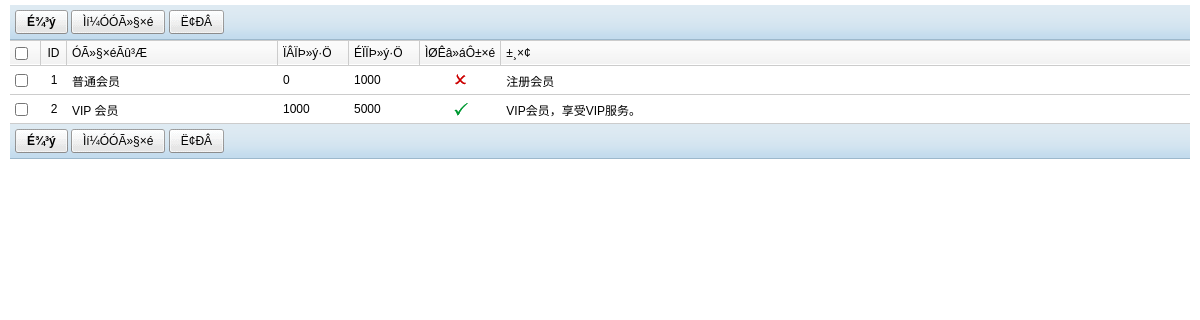
The page /admin/admin_user_group.php (signed in) on the database its author committed.
### tables this page shows
CREATE TABLE `sdw_usergroups` (
  `groupid` int(11) NOT NULL auto_increment,
  `groupname` varchar(255) default NULL,
  `minexp` int(11) default NULL,
  `maxexp` int(11) default NULL,
  `type` varchar(10) NOT NULL default '0',
  `notes` varchar(100) default NULL,
  PRIMARY KEY  (`groupid`)
);

### admin/admin_user_group.php (called while the page is built, shortened)
<?php
require_once dirname(__FILE__).'/include/common.inc.php';
if($_GET['action']=='list' || $inajax){
	$groups = array();
	$query = $db->query("SELECT * FROM sdw_usergroups ORDER BY minexp ASC");
	while($grouprs = $db->fetch_array($query)){
	    $groups[] = $grouprs;
	}
	$smarty->assign('groups',$groups);
}
$smarty->assign('manage_title',$LANG['group_manage']);
$smarty->display('admin_user_group.htm');
?>

### include/db_mysql.php (called while the page is built, shortened)
<?php
Class DB {
	function query($SQL,$method=''){
		$GLOBALS['tablepre']=='sdw_' or $SQL=str_replace('sdw_',$GLOBALS['tablepre'],$SQL);
		if($method=='U_B' && function_exists('mysql_unbuffered_query')){
			$query = mysql_unbuffered_query($SQL);
		}else{
			$query = mysql_query($SQL);
		}
		return $query;
	}
}
?>

### sysdata/templates_c/admin/%%42^422^422C76DD%%admin_user_group.htm.php (the view, shortened to what this page needs)
<?php $_smarty_tpl_vars = $this->_tpl_vars;
$this->_tpl_vars = $_smarty_tpl_vars;
 ?>
<?php if ($this->_tpl_vars['action'] == 'addnew' || $this->_tpl_vars['action'] == 'edit'): ?>
<div class="main-div">
<div class="toolbar">
	<span class="btn btn-dft" onclick="check_group_submit(document.group)" onmouseover="this.className='btn btn-hover'" onmouseup="this.className='btn btn-hover'" onmousedown="this.className='btn btn-active'" onmouseout="this.className='btn btn-dft'" tabindex="0"><span><?php if ($this->_tpl_vars['action'] == 'add'): ?><?php echo $this->_tpl_vars['lang']['save']; ?>
<?php else: ?><?php echo $this->_tpl_vars['lang']['save_edit']; ?>
<?php endif; ?></span></span>
	<span class="btn btn-dft" onclick="Location('<?php echo $_SERVER['PHP_SELF']; ?>
')" onmouseover="this.className='btn btn-hover'" onmouseup="this.className='btn btn-hover'" onmousedown="this.className='btn btn-active'" onmouseout="this.className='btn btn-dft'" tabindex="0"><span><?php echo $this->_tpl_vars['lang']['back_list']; ?>
</span></span>
	<span class="btn btn-dft" onclick="window.location.reload()" onmouseover="this.className='btn btn-hover'" onmouseup="this.className='btn btn-hover'" onmousedown="this.className='btn btn-active'" onmouseout="this.className='btn btn-dft'" tabindex="0"><span><?php echo $this->_tpl_vars['lang']['refresh']; ?>
</span></span>
</div>
<form name="group" method="post" action="<?php echo $_SERVER['PHP_SLEF']; ?>
?action=save">
  <input type="hidden" name="group_id" value="<?php echo $this->_tpl_vars['group']['group_id']; ?>
" />
  <table border="0" cellspacing="0" cellpadding="0" class="form-table">
    <tr>
      <td width="90"><?php echo $this->_tpl_vars['lang']['group_name']; ?>
£º</td>
      <td><input name="groupname" type="text" class="textinput" id="groupname" style="width:240px;" value="<?php echo $this->_tpl_vars['group']['groupname']; ?>
" /></td>
    </tr>
    <tr>
      <td><?php echo $this->_tpl_vars['lang']['group_min']; ?>
£º</td>
      <td><input name="minexp" type="text" class="textinput" id="minexp" style="width:240px;" value="<?php echo $this->_tpl_vars['group']['minexp']; ?>
" /></td>
    </tr>
    <tr>
      <td><?php echo $this->_tpl_vars['lang']['group_max']; ?>
£º</td>
      <td><input name="maxexp" type="text" class="textinput" id="maxexp" style="width:240px;" value="<?php echo $this->_tpl_vars['group']['maxexp']; ?>
" /></td>
    </tr>
    <tr>
      <td><?php echo $this->_tpl_vars['lang']['group_special']; ?>
£º</td>
      <td>
	    <input type="radio" name="type" value="1"<?php if ($this->_tpl_vars['group']['type'] == 1): ?> checked="checked"<?php endif; ?> /> <?php echo $this->_tpl_vars['lang']['yes']; ?>
¡¡
        <input type="radio" name="type" value="0"<?php if ($this->_tpl_vars['group']['type'] != 1): ?> checked="checked"<?php endif; ?>  /> <?php echo $this->_tpl_vars['lang']['no']; ?>
	  </td>
    </tr>
    <tr>
      <td><?php echo $this->_tpl_vars['lang']['remark']; ?>
£º</td>
      <td><textarea name="notes" id="notes" style="width:500px; height:50px;"><?php echo $this->_tpl_vars['group']['notes']; ?>
</textarea></td>
    </tr>
  </table>
</form>
<div class="toolbar">
	<span class="btn btn-dft" onclick="check_group_submit(document.group)" onmouseover="this.className='btn btn-hover'" onmouseup="this.className='btn btn-hover'" onmousedown="this.className='btn btn-active'" onmouseout="this.className='btn btn-dft'" tabindex="0"><span><?php if ($this->_tpl_vars['action'] == 'add'): ?><?php echo $this->_tpl_vars['lang']['save']; ?>
<?php else: ?><?php echo $this->_tpl_vars['lang']['save_edit']; ?>
<?php endif; ?></span></span>
	<span class="btn btn-dft" onclick="Location('<?php echo $_SERVER['PHP_SELF']; ?>
')" onmouseover="this.className='btn btn-hover'" onmouseup="this.className='btn btn-hover'" onmousedown="this.className='btn btn-active'" onmouseout="this.className='btn btn-dft'" tabindex="0"><span><?php echo $this->_tpl_vars['lang']['back_list']; ?>
</span></span>
	<span class="btn btn-dft" onclick="window.location.reload()" onmouseover="this.className='btn btn-hover'" onmouseup="this.className='btn btn-hover'" onmousedown="this.className='btn btn-active'" onmouseout="this.className='btn btn-dft'" tabindex="0"><span><?php echo $this->_tpl_vars['lang']['refresh']; ?>
</span></span>
</div>
</div>
<script language="javascript" type="text/javascript">
var group_name_empty='<?php echo $this->_tpl_vars['lang']['group_name_empty']; ?>
';
var group_min_empty='<?php echo $this->_tpl_vars['lang']['group_min_empty']; ?>
';
var group_max_empty='<?php echo $this->_tpl_vars['lang']['group_max_empty']; ?>
';
<?php echo '
function check_group_submit(obj){
   if(!obj.groupname.value){
	  showError(group_name_empty);
	  return false;
   }
   if(!obj.minexp.value){
       showError(group_min_empty);
	   return false;
   }
   if(!obj.maxexp.value){
	  showError(group_max_empty)
	  return false;
   }
   obj.submit();
   return true;
}'; ?>
</script>
<?php else: ?>
<div class="main-div">
<div class="toolbar">
	<span class="btn btn-dft" onclick="Drop('group_id[]','&page=<?php echo $this->_tpl_vars['page']; ?>
')" onmouseover="this.className='btn btn-hover'" onmouseup="this.className='btn btn-hover'" onmousedown="this.className='btn btn-active'" onmouseout="this.className='btn btn-dft'" tabindex="0"><span><b><?php echo $this->_tpl_vars['lang']['drop']; ?>
</b></span></span>
	<span class="btn btn-dft" onclick="Location('<?php echo $_SERVER['PHP_SELF']; ?>
?action=add')" onmouseover="this.className='btn btn-hover'" onmouseup="this.className='btn btn-hover'" onmousedown="this.className='btn btn-active'" onmouseout="this.className='btn btn-dft'" tabindex="0"><span><?php echo $this->_tpl_vars['lang']['group_add']; ?>
</span></span>
	<span class="btn btn-dft" onclick="Location('<?php echo $_SERVER['PHP_SELF']; ?>
?page=<?php echo $this->_tpl_vars['page']; ?>
')" onmouseover="this.className='btn btn-hover'" onmouseup="this.className='btn btn-hover'" onmousedown="this.className='btn btn-active'" onmouseout="this.className='btn btn-dft'" tabindex="0"><span><?php echo $this->_tpl_vars['lang']['refresh']; ?>
</span></span>
</div>
  <table width="100%" border="0" cellspacing="0" cellpadding="0" class="list">
    <tr>
	  <th width="20"><input type="checkbox" onclick="checkAll(this,'group_id[]')" /></th>
      <th width="15" style="text-align:center;">ID</th>
      <th width="200"><?php echo $this->_tpl_vars['lang']['group_name']; ?>
</th>
      <th width="60"><?php echo $this->_tpl_vars['lang']['group_min']; ?>
</th>
      <th width="60"><?php echo $this->_tpl_vars['lang']['group_max']; ?>
</th>
      <th width="60" style="text-align:center;"><?php echo $this->_tpl_vars['lang']['group_special']; ?>
</th>
      <th class="last"><?php echo $this->_tpl_vars['lang']['remark']; ?>
</th>
    </tr>
	<?php $_from = $this->_tpl_vars['groups']; if (!is_array($_from) && !is_object($_from)) { settype($_from, 'array'); }if (count($_from)):
    foreach ($_from as $this->_tpl_vars['key'] => $this->_tpl_vars['gp']):
?>
    <tr onmouseover="this.className='active'" onmouseout="this.className=''">
	  <td><input type="checkbox" name="groupid[]" value="<?php echo $this->_tpl_vars['gp']['groupid']; ?>
" /></td>
      <td style="text-align:center;"><?php echo $this->_tpl_vars['gp']['groupid']; ?>
</td>
      <td onmouseover="showMenuBox(<?php echo $this->_tpl_vars['key']; ?>
)" onmouseout="hideMenuBox(<?php echo $this->_tpl_vars['key']; ?>
)"><span title="<?php echo $this->_tpl_vars['lang']['click_edit']; ?>
" onclick="javascript:Edit(this,'edit_name',<?php echo $this->_tpl_vars['gp']['groupid']; ?>
)"><?php echo $this->_tpl_vars['gp']['groupname']; ?>
</span>
	  </td>
      <td><span title="<?php echo $this->_tpl_vars['lang']['click_edit']; ?>
" onclick="javascript:Edit(this,'edit_min',<?php echo $this->_tpl_vars['gp']['groupid']; ?>
)"><?php echo $this->_tpl_vars['gp']['minexp']; ?>
</span></td>
      <td><span title="<?php echo $this->_tpl_vars['lang']['click_edit']; ?>
" onclick="javascript:Edit(this,'edit_max',<?php echo $this->_tpl_vars['gp']['groupid']; ?>
)"><?php echo $this->_tpl_vars['gp']['maxexp']; ?>
</span></td>
      <td style="text-align:center;"><img title="<?php echo $this->_tpl_vars['lang']['click_switch']; ?>
" src="<?php if ($this->_tpl_vars['gp']['type'] == 1): ?>images/yes.gif<?php else: ?>images/no.gif<?php endif; ?>" onclick="javascript:toggle(this,'edit_type',<?php echo $this->_tpl_vars['gp']['groupid']; ?>
)" /></td>
      <td><span title="<?php echo $this->_tpl_vars['lang']['click_edit']; ?>
" onclick="javascript:Edit(this,'edit_desc',<?php echo $this->_tpl_vars['gp']['groupid']; ?>
)"><?php echo $this->_tpl_vars['gp']['notes']; ?>
</span></td>
    </tr>
	<?php endforeach; endif; unset($_from); ?>
  </table>
<div class="toolbar">
	<span class="btn btn-dft" onclick="Drop('group_id[]','&page=<?php echo $this->_tpl_vars['page']; ?>
')" onmouseover="this.className='btn btn-hover'" onmouseup="this.className='btn btn-hover'" onmousedown="this.className='btn btn-active'" onmouseout="this.className='btn btn-dft'" tabindex="0"><span><b><?php echo $this->_tpl_vars['lang']['drop']; ?>
</b></span></span>
	<span class="btn btn-dft" onclick="Location('<?php echo $_SERVER['PHP_SELF']; ?>
?action=add')" onmouseover="this.className='btn btn-hover'" onmouseup="this.className='btn btn-hover'" onmousedown="this.className='btn btn-active'" onmouseout="this.className='btn btn-dft'" tabindex="0"><span><?php echo $this->_tpl_vars['lang']['group_add']; ?>
</span></span>
	<span class="btn btn-dft" onclick="Location('<?php echo $_SERVER['PHP_SELF']; ?>
?page=<?php echo $this->_tpl_vars['page']; ?>
')" onmouseover="this.className='btn btn-hover'" onmouseup="this.className='btn btn-hover'" onmousedown="this.className='btn btn-active'" onmouseout="this.className='btn btn-dft'" tabindex="0"><span><?php echo $this->_tpl_vars['lang']['refresh']; ?>
</span></span>
</div>
</div>
<?php endif; ?>

### admin/images/style.css (style rules this page uses)
* { padding:0px; margin:0px;word-wrap:break-word; }
body { padding: 5px 10px; font:12px Arial; background:#ffffff; }
.main-div { background: #FFF;margin-bottom: 10px; }
.btn,.btn span { background-image:url(bg.png); background-repeat:no-repeat; background-attachment:scroll; background-color:transparent; cursor:pointer; overflow:hidden; text-align:center; white-space:nowrap; border:0 none; color:#000000; margin:0; overflow:hidden; text-decoration:none; display:inline-block; }
.btn { height:24px; vertical-align:middle; }
.btn span { line-height:15px; margin-right:3px; padding:5px 9px 4px 12px; }
.btn-dft span { background-position:-1692px 0; }
.btn-dft { background-position:100% -24px; }
.toolbar { background-image:url(bgx.png); background-repeat:repeat-x; background-position:0px -144px; height:30px; clear:both; padding:5px 5px 0px 5px; position:relative; vertical-align:middle; display:block; z-index:auto; }
table.list { width:100%; border:0px; margin: 0 auto; padding:0; clear:both; }
table.list th { background:url(bgx.png) 0px -252px repeat-x; height:24px; vertical-align:middle; font-size:12px; font-weight:400; padding:0 5px; text-align:left; border-width:1px 1px 1px 0px; border-style:solid; border-color:#CCCCCC; white-space:nowrap; overflow:hidden; }
table.list th.last { background:url(bgx.png) 0px -252px repeat-x; height:24px; vertical-align:middle; font-size:12px; font-weight:400; padding:0 5px; text-align:left; border-width:1px 0px 1px 0px; border-style:solid; border-color:#CCCCCC; white-space:nowrap; overflow:hidden; }
table.list td { background-color:#FFFFFF; height:28px; vertical-align:middle; font-size:12px; font-weight:400; padding:0 5px; text-align:left; white-space:nowrap; overflow:hidden; border-bottom:1px #CCCCCC solid; }
table.list td span,table.list td img { cursor:pointer; }

### rows shown on the page
sdw_usergroups: groupid "1", groupname "普通会员", minexp "0", maxexp "1000", shows a picture, notes "注册会员"
sdw_usergroups: groupid "2", groupname "VIP 会员", minexp "1000", maxexp "5000", shows a picture, notes "VIP会员，享受VIP服务。"

### other values the page prints
$this->_tpl_vars['lang']['drop'] "É¾³ý"
$this->_tpl_vars['lang']['group_add'] "Ìí¼ÓÓÃ»§×é"
$this->_tpl_vars['lang']['refresh'] "Ë¢ÐÂ"
$this->_tpl_vars['lang']['group_name'] "ÓÃ»§×éÃû³Æ"
$this->_tpl_vars['lang']['group_min'] "ÏÂÏÞ»ý·Ö"
$this->_tpl_vars['lang']['group_max'] "ÉÏÏÞ»ý·Ö"
$this->_tpl_vars['lang']['group_special'] "ÌØÊâ»áÔ±×é"
$this->_tpl_vars['lang']['remark'] "±¸×¢"
